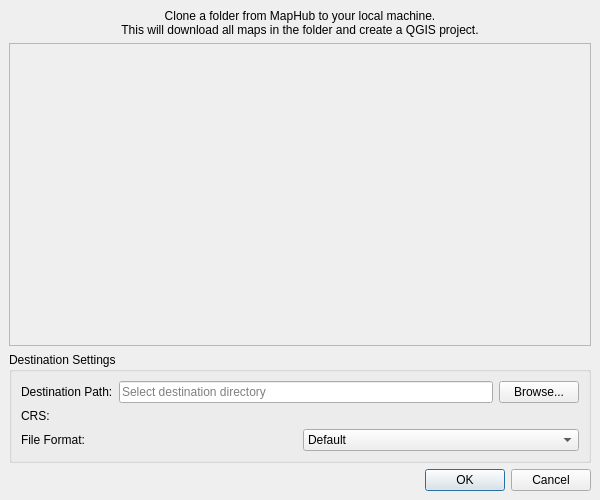
<?xml version="1.0" encoding="UTF-8"?>
<ui version="4.0">
 <class>CloneFolderDialogBase</class>
 <widget class="QDialog" name="CloneFolderDialogBase">
  <property name="geometry">
   <rect>
    <x>0</x>
    <y>0</y>
    <width>600</width>
    <height>500</height>
   </rect>
  </property>
  <property name="minimumSize">
   <size>
    <width>500</width>
    <height>400</height>
   </size>
  </property>
  <property name="windowTitle">
   <string>MapHub: Clone Folder</string>
  </property>
  <layout class="QVBoxLayout" name="verticalLayout">
   <property name="spacing">
    <number>6</number>
   </property>
   <property name="leftMargin">
    <number>9</number>
   </property>
   <property name="topMargin">
    <number>9</number>
   </property>
   <property name="rightMargin">
    <number>9</number>
   </property>
   <property name="bottomMargin">
    <number>9</number>
   </property>
   <item>
    <widget class="QLabel" name="label_info">
     <property name="text">
      <string>Clone a folder from MapHub to your local machine.
This will download all maps in the folder and create a QGIS project.</string>
     </property>
     <property name="alignment">
      <set>Qt::AlignCenter</set>
     </property>
     <property name="wordWrap">
      <bool>true</bool>
     </property>
    </widget>
   </item>
   <item>
    <widget class="QScrollArea" name="scrollArea">
     <property name="widgetResizable">
      <bool>true</bool>
     </property>
     <widget class="QWidget" name="scrollAreaWidgetContents">
      <property name="geometry">
       <rect>
        <x>0</x>
        <y>0</y>
        <width>580</width>
        <height>200</height>
       </rect>
      </property>
      <layout class="QVBoxLayout" name="verticalLayout_2">
       <item>
        <widget class="QWidget" name="listContainer" native="true">
         <layout class="QVBoxLayout" name="listLayout">
          <!-- List items will be added here programmatically -->
         </layout>
        </widget>
       </item>
       <item>
        <spacer name="verticalSpacer_list">
         <property name="orientation">
          <enum>Qt::Vertical</enum>
         </property>
         <property name="sizeHint" stdset="0">
          <size>
           <width>20</width>
           <height>40</height>
          </size>
         </property>
        </spacer>
       </item>
      </layout>
     </widget>
    </widget>
   </item>
   <item>
    <widget class="QGroupBox" name="groupBox_destination">
     <property name="title">
      <string>Destination Settings</string>
     </property>
     <layout class="QVBoxLayout" name="verticalLayout_destination">
      <item>
       <layout class="QHBoxLayout" name="horizontalLayout_path">
        <item>
         <widget class="QLabel" name="label_path">
          <property name="text">
           <string>Destination Path:</string>
          </property>
         </widget>
        </item>
        <item>
         <widget class="QLineEdit" name="lineEdit_path">
          <property name="placeholderText">
           <string>Select destination directory</string>
          </property>
         </widget>
        </item>
        <item>
         <widget class="QPushButton" name="pushButton_browse">
          <property name="text">
           <string>Browse...</string>
          </property>
         </widget>
        </item>
       </layout>
      </item>
      <item>
       <layout class="QHBoxLayout" name="horizontalLayout_crs">
        <item>
         <widget class="QLabel" name="label_crs">
          <property name="text">
           <string>CRS:</string>
          </property>
         </widget>
        </item>
        <item>
         <widget class="QgsProjectionSelectionWidget" name="projectionSelector"/>
        </item>
       </layout>
      </item>
      <item>
       <layout class="QHBoxLayout" name="horizontalLayout_file_format">
        <item>
         <widget class="QLabel" name="label_file_format">
          <property name="text">
           <string>File Format:</string>
          </property>
         </widget>
        </item>
        <item>
         <widget class="QComboBox" name="comboBox_file_format">
          <item>
           <property name="text">
            <string>Default</string>
           </property>
          </item>
          <item>
           <property name="text">
            <string>GeoPackage (.gpkg)</string>
           </property>
          </item>
          <item>
           <property name="text">
            <string>GeoTIFF (.tif)</string>
           </property>
          </item>
          <item>
           <property name="text">
            <string>FlatGeobuf (.fgb)</string>
           </property>
          </item>
          <item>
           <property name="text">
            <string>GeoJSON (.geojson)</string>
           </property>
          </item>
          <item>
           <property name="text">
            <string>Shapefile (.shp)</string>
           </property>
          </item>
          <item>
           <property name="text">
            <string>Excel (.xlsx)</string>
           </property>
          </item>
         </widget>
        </item>
       </layout>
      </item>
     </layout>
    </widget>
   </item>
   <item>
    <widget class="QDialogButtonBox" name="button_box">
     <property name="orientation">
      <enum>Qt::Horizontal</enum>
     </property>
     <property name="standardButtons">
      <set>QDialogButtonBox::Cancel|QDialogButtonBox::Ok</set>
     </property>
    </widget>
   </item>
  </layout>
 </widget>
 <customwidgets>
  <customwidget>
   <class>QgsProjectionSelectionWidget</class>
   <extends>QWidget</extends>
   <header>qgsprojectionselectionwidget.h</header>
  </customwidget>
 </customwidgets>
 <resources/>
 <connections>
  <connection>
   <sender>button_box</sender>
   <signal>accepted()</signal>
   <receiver>CloneFolderDialogBase</receiver>
   <slot>accept()</slot>
  </connection>
  <connection>
   <sender>button_box</sender>
   <signal>rejected()</signal>
   <receiver>CloneFolderDialogBase</receiver>
   <slot>reject()</slot>
  </connection>
 </connections>
</ui>
